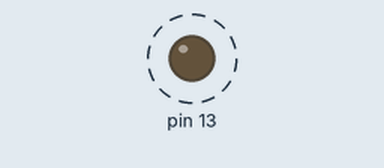
Bench run of a sketch on a simulated Arduino Uno, built with avr-gcc and run on an emulated ATmega328P. Parts: output pins drawn as LEDs (lit = HIGH). Dashed ring = blinking.

Above: at 0.2 s.
Timing chart, 0 to 3.0 s (numbered marks = the images above):
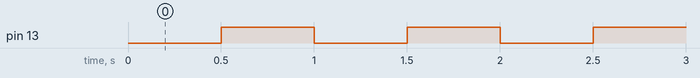

The sketch:

TesteTimerOne.ino
```cpp
#include "TimerOne.h"

void setup(){
  pinMode(13, OUTPUT);
  Timer1.initialize(500000);         // initialize timer1, and set a 1/2 second period
  Timer1.attachInterrupt(callback);  // attaches callback() as a timer overflow interrupt
}

void callback(){
  digitalWrite(13, digitalRead(13) ^ 1);
}

void loop() {
  delay(500);
}
```

Measured:
- by itself, pin 13: alternates HIGH for 0.50 s and LOW for 0.50 s
